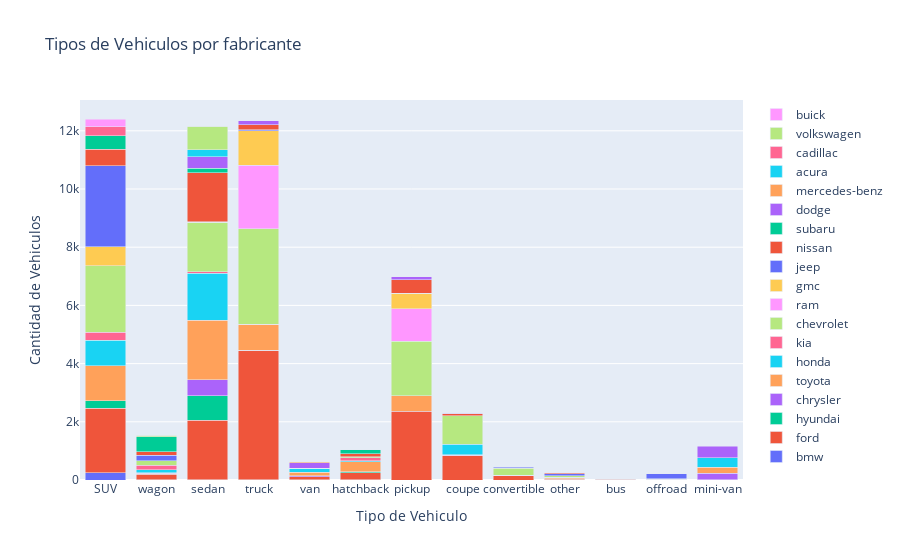

The notebook cell saved with this chart:
### Code cell
#Tipos de Vehiculos por fabricante
fig2 = go.Figure()
for manufacturer in df_vehicles['manufacturer'].unique():
    df_manufacturer = df_vehicles[df_vehicles['manufacturer'] == manufacturer]
    fig2.add_trace(go.Bar(x=df_manufacturer['type'].value_counts().index,
                          y=df_manufacturer['type'].value_counts().values,
                          name=manufacturer))
fig2.update_layout(title='Tipos de Vehiculos por fabricante',
                   xaxis_title='Tipo de Vehiculo',
                   yaxis_title='Cantidad de Vehiculos',
                   barmode='stack')
#mostramos el grafico
fig2.show()

### Figure 1 — Plotly figure (JSON) as saved in the notebook; plotly's stock layout.template omitted (floating-point values rounded to 4 significant figures)
{"data": [{"name": "bmw", "type": "bar", "x": ["SUV", "wagon", "sedan", "truck", "van", "hatchback"], "y": [248, 9, 5, 3, 1, 1]}, {"name": "ford", "type": "bar", "x": ["truck", "pickup", "SUV", "sedan", "coupe", "hatchback", "wagon", "convertible", "van", "other", "bus", "offroad", "mini-van"], "y": [4452, 2356, 2222, 2047, 828, 246, 191, 153, 111, 33, 23, 9, 1]}, {"name": "hyundai", "type": "bar", "x": ["sedan", "SUV", "hatchback", "wagon", "other", "coupe", "mini-van", "truck", "bus"], "y": [848, 247, 29, 23, 12, 11, 1, 1, 1]}, {"name": "chrysler", "type": "bar", "x": ["sedan", "mini-van", "van", "convertible", "coupe", "other", "SUV", "hatchback", "wagon"], "y": [541, 238, 37, 12, 4, 3, 1, 1, 1]}, {"name": "toyota", "type": "bar", "x": ["sedan", "SUV", "truck", "pickup", "hatchback", "mini-van", "van", "wagon", "other", "coupe", "offroad", "convertible"], "y": [2045, 1208, 896, 536, 350, 201, 110, 32, 26, 22, 17, 2]}, {"name": "honda", "type": "bar", "x": ["sedan", "SUV", "coupe", "mini-van", "van", "wagon", "hatchback", "other", "truck", "offroad", "convertible"], "y": [1624, 883, 365, 320, 125, 100, 43, 15, 7, 2, 1]}, {"name": "kia", "type": "bar", "x": ["SUV", "wagon", "hatchback", "sedan", "mini-van", "other", "pickup"], "y": [273, 158, 95, 54, 2, 2, 1]}, {"name": "chevrolet", "type": "bar", "x": ["truck", "SUV", "pickup", "sedan", "coupe", "convertible", "wagon", "other", "hatchback", "offroad", "van", "mini-van"], "y": [3277, 2285, 1877, 1700, 985, 236, 144, 52, 34, 14, 5, 2]}, {"name": "ram", "type": "bar", "x": ["truck", "pickup", "other", "van", "SUV", "wagon", "sedan", "offroad"], "y": [2181, 1112, 8, 8, 3, 2, 1, 1]}, {"name": "gmc", "type": "bar", "x": ["truck", "SUV", "pickup", "offroad", "wagon", "van", "other"], "y": [1188, 642, 534, 6, 6, 1, 1]}, {"name": "jeep", "type": "bar", "x": ["SUV", "wagon", "offroad", "other", "convertible", "truck", "sedan", "hatchback", "van", "pickup"], "y": [2780, 182, 162, 71, 42, 34, 4, 3, 2, 1]}, {"name": "nissan", "type": "bar", "x": ["sedan", "SUV", "pickup", "truck", "wagon", "hatchback", "coupe", "other", "van", "offroad"], "y": [1691, 580, 458, 174, 120, 94, 67, 22, 1, 1]}, {"name": "subaru", "type": "bar", "x": ["wagon", "SUV", "sedan", "hatchback", "other", "coupe"], "y": [517, 456, 149, 146, 2, 2]}, {"name": "dodge", "type": "bar", "x": ["sedan", "mini-van", "van", "truck", "pickup", "coupe", "SUV", "other", "wagon", "offroad", "hatchback"], "y": [402, 396, 190, 135, 104, 9, 7, 5, 4, 2, 1]}, {"name": "mercedes-benz", "type": "bar", "x": ["van"], "y": [41]}, {"name": "acura", "type": "bar", "x": ["sedan", "SUV", "other"], "y": [231, 3, 2]}, {"name": "cadillac", "type": "bar", "x": ["SUV", "pickup", "truck", "sedan"], "y": [308, 9, 3, 2]}, {"name": "volkswagen", "type": "bar", "x": ["sedan", "wagon", "coupe", "hatchback", "other"], "y": [809, 44, 10, 4, 2]}, {"name": "buick", "type": "bar", "x": ["SUV", "wagon", "truck", "sedan", "van"], "y": [259, 8, 2, 1, 1]}], "layout": {"barmode": "stack", "title": {"text": "Tipos de Vehiculos por fabricante"}, "xaxis": {"title": {"text": "Tipo de Vehiculo"}}, "yaxis": {"title": {"text": "Cantidad de Vehiculos"}}}}
